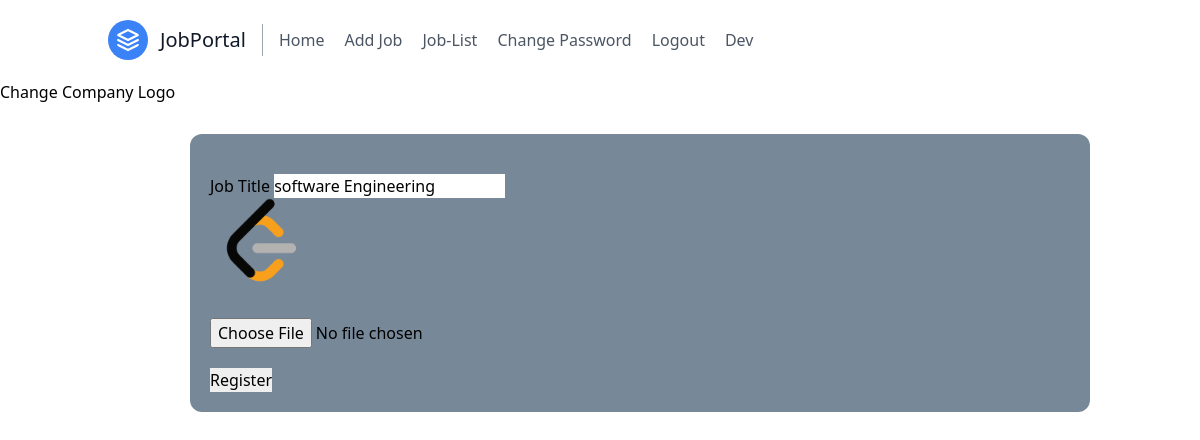
The page /change_companylogo/1 (signed in) on the database its author committed.
### job/models.py (models this page shows, shortened)
class Job(models.Model):
    recruiter = models.ForeignKey(Recruiter, on_delete=models.CASCADE)
    start_date = models.DateField()
    end_date = models.DateField()
    title = models.CharField(max_length=100)
    salary = models.FloatField(max_length=20)
    image = models.FileField()
    description = models.CharField(max_length=50)
    experience = models.CharField(max_length=50)
    location = models.CharField(max_length=50)
    skills = models.CharField(max_length=50)
    creationdate = models.DateField(max_length=100)

### job/views.py (the view, shortened to what this page needs)
# urls.py: path('change_companylogo/<int:pid>', change_companylogo, name="change_companylogo"),
def  change_companylogo(request,pid):
    if not request.user.is_authenticated:
        return redirect("recruiter_login")
    error = ""
    job = Job.objects.get(id=pid)
    d = {"error":error, 'job':job}
    return render(request, 'change_companylogo.html', d)

### job/templates/change_companylogo.html (shortened to what this page needs)
{% load static %} {% block body %} {% include 'recruiter_navigation.html' %}
<marquee behavior="" direction="right">Change Company Logo</marquee>
<form method="post" enctype="multipart/form-data">
    <div class="col">
        <label>Job Title</label>
        <input type="text" name="experience" class="form-control" id="formGroupExampleInput2" value="{{job.title}}"
            readonly required />
    </div>
    <div class="row g-3">
        <div class="col">
            <img src="{{job.image.url}}" style="width: 100px; height: 100px;">
        </div>
    </div>
    <div class="row g-3">
        <div class="col">
            <input type="file" class="form-control" aria-label="First name" name="logo" required />
        </div>
    </div>
    <input type="submit" class="btn btn-primary" value="Register" />
</form>
 {% endblock %}

### job/templates/recruiter_navigation.html
<head>
  <link
    href="https://unpkg.com/tailwindcss@^2/dist/tailwind.min.css"
    rel="stylesheet"
  />
  {% load static %}
</head>
<body>
  <header class="text-gray-600 body-font">
    <div
      class="container mx-auto flex flex-wrap p-5 flex-col md:flex-row items-center"
    >
      <a
        class="flex title-font font-medium items-center text-gray-900 mb-4 md:mb-0"
      >
        <svg
          xmlns="http://www.w3.org/2000/svg"
          fill="none"
          stroke="currentColor"
          stroke-linecap="round"
          stroke-linejoin="round"
          stroke-width="2"
          class="w-10 h-10 text-white p-2 bg-blue-500 rounded-full"
          viewBox="0 0 24 24"
        >
          <path
            d="M12 2L2 7l10 5 10-5-10-5zM2 17l10 5 10-5M2 12l10 5 10-5"
          ></path>
        </svg>
        <span class="ml-3 text-xl" href="{% url 'index' %}">JobPortal</span>
      </a>
      <nav
        class="md:mr-auto md:ml-4 md:py-1 md:pl-4 md:border-l md:border-gray-400 flex flex-wrap items-center text-base justify-center"
      >
        <a class="mr-5 hover:text-gray-900" href="{% url 'recruiter_home' %}"
          >Home</a
        >
        <a class="mr-5 hover:text-gray-900" href="{% url 'add_job' %}"
          >Add Job</a
        >
        <a class="mr-5 hover:text-gray-900" href="{% url 'job_list' %}"
          >Job-List</a
        >
        <a
          class="mr-5 hover:text-gray-900"
          href="{% url 'change_password_recruiter' %}"
          >Change Password</a
        >
        <a class="mr-5 hover:text-gray-900" href="{% url 'Logout' %}">Logout</a>
        <a class="mr-5 hover:text-gray-900" href="#"
          >{{request.user.first_name}}</a
        >
      </nav>
    </div>
  </header>
</body>

### job/templates/change_companylogo.html (style rules this page uses)
form { margin-top: 30px; padding: 20px; width: 75%; margin-left: 190px; background-color: lightslategray; border-radius: 12px; }
input { margin-top: 20px; }

### rows shown on the page
Job: experience "software Engineering", image (picture)

### other values the page prints
{{ request.user.first_name }} "Dev"
